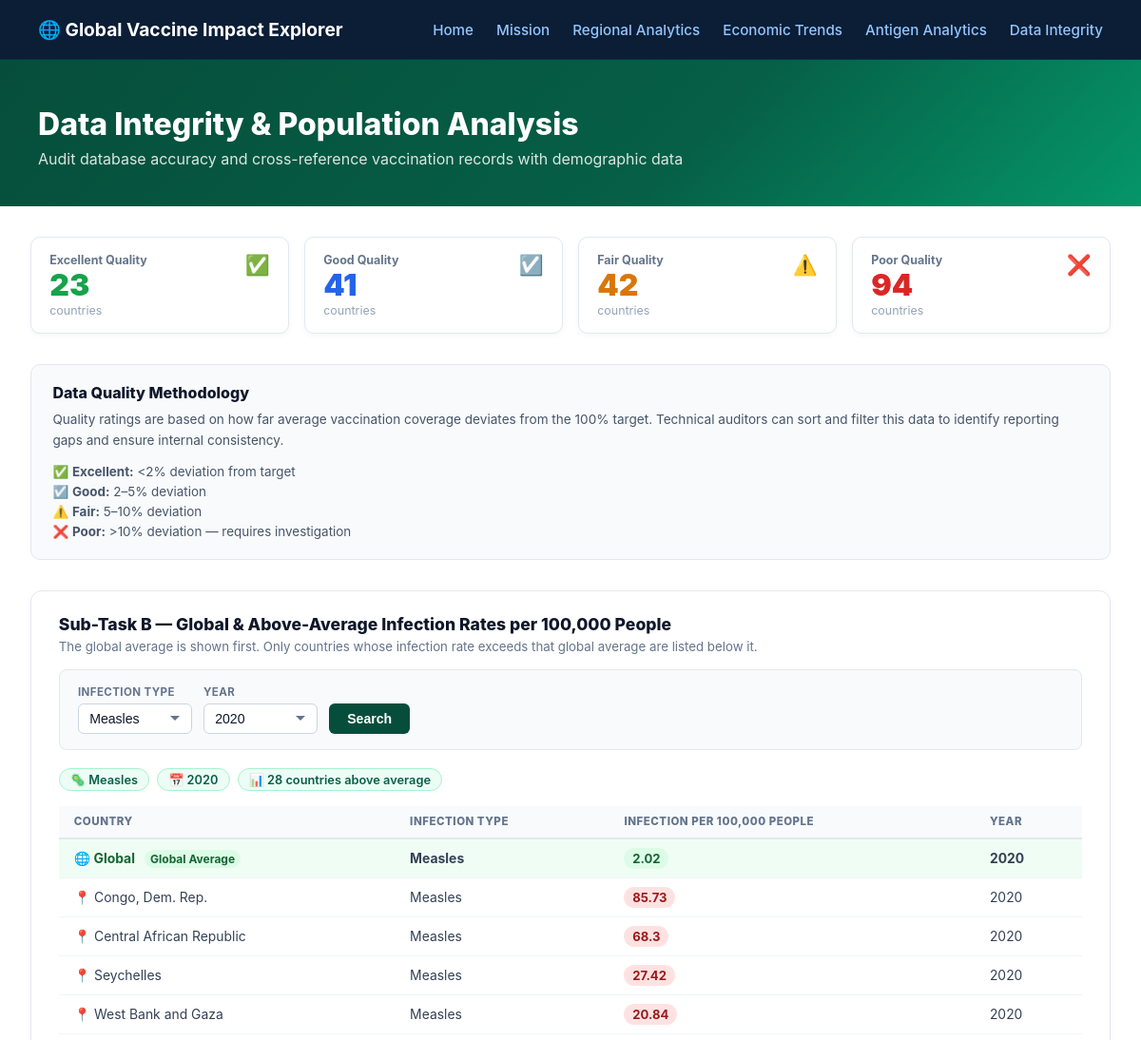
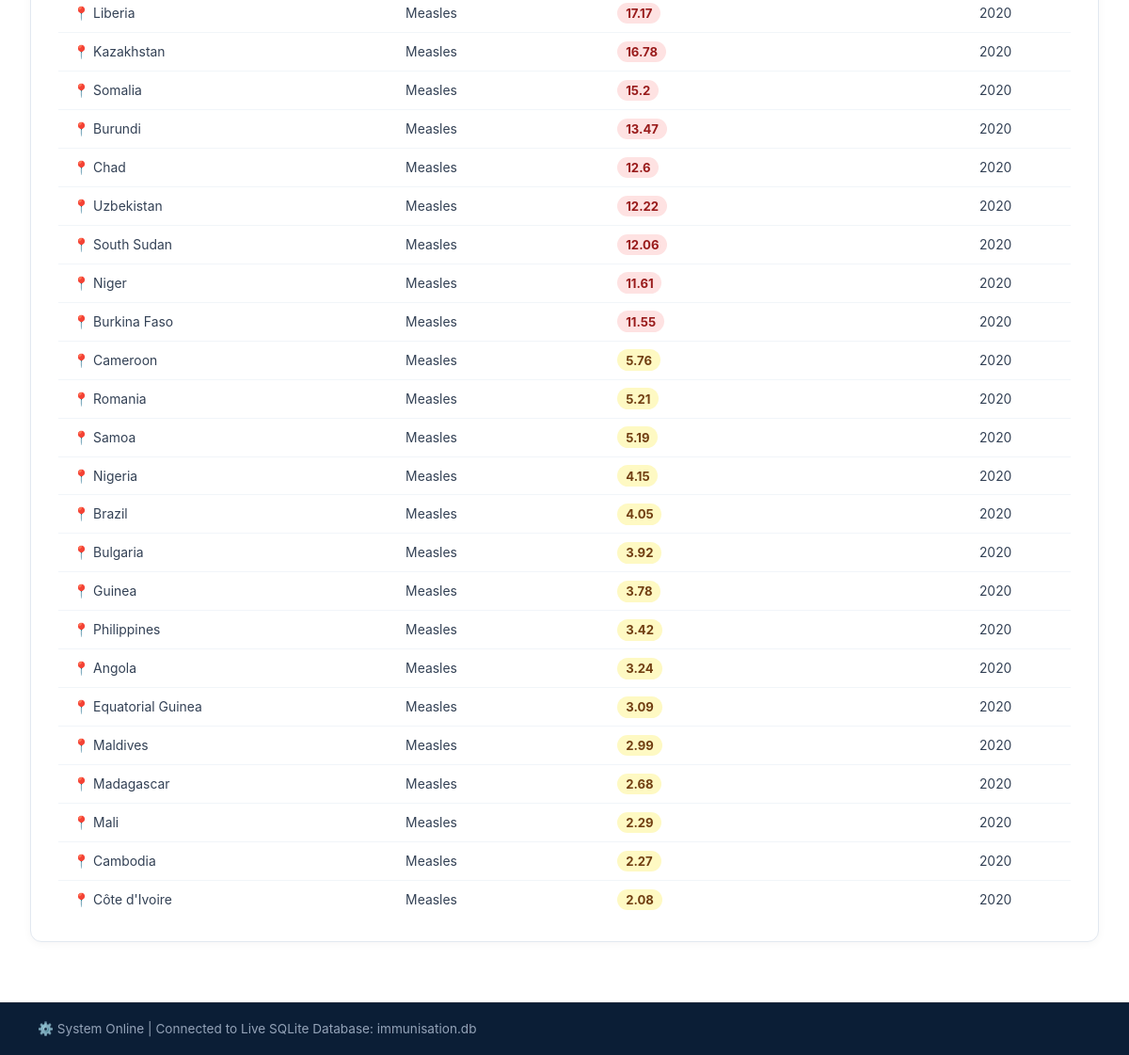
/integrity, run on the app's committed database (2 pictures, top to bottom).
### tables this page shows
CREATE TABLE Infection_Type (id TEXT (3) PRIMARY KEY UNIQUE NOT NULL, description TEXT (10) NOT NULL);

### app.py (the view, shortened to what this page needs)
@app.route('/integrity', methods=['GET', 'POST'])
def integrity():
    years       = query_db("SELECT DISTINCT year AS Year FROM InfectionData ORDER BY year DESC;")
    diseases    = query_db("SELECT DISTINCT description AS Disease FROM Infection_Type ORDER BY description;")
    audit_years = query_db("SELECT DISTINCT year AS Year FROM Vaccination ORDER BY year DESC;")
    if request.method == 'POST':
        sel_year       = request.form.get('year',       '2020')
        sel_disease    = request.form.get('disease',    'Measles')
        sel_quality    = request.form.get('quality',    '')
        sel_audit_year = request.form.get('audit_year', '2024')
        sort_col       = request.form.get('sort_col',   'DiscrepancyPct')
        sort_dir       = request.form.get('sort_dir',   'asc')
    else:
        sel_year       = '2020'
        sel_disease    = 'Measles'
        sel_quality    = ''
        sel_audit_year = '2024'
        sort_col       = 'DiscrepancyPct'
        sort_dir       = 'asc'
    allowed_sorts = {'Country', 'Year', 'AvgCoverage', 'DiscrepancyPct', 'Quality'}
    if sort_col not in allowed_sorts:
        sort_col = 'DiscrepancyPct'
    order_clause = f"{sort_col} {'DESC' if sort_dir == 'desc' else 'ASC'}"
    subtask_b = query_db("""
        SELECT
            'Global'       AS Country,
            it.description AS InfectionType,
            ROUND(AVG((i.cases * 100000.0) / cp.population), 2) AS RatePer100k,
            i.year         AS Year,
            0              AS is_country
        FROM  InfectionData i
        JOIN  Infection_Type    it ON i.inf_type = it.id
        JOIN  CountryPopulation cp ON i.country  = cp.country AND i.year = cp.year
        WHERE it.description = ? AND i.year = ? AND cp.population > 0

        UNION ALL

        SELECT
            c.name         AS Country,
            it.description AS InfectionType,
            ROUND((i.cases * 100000.0) / cp.population, 2) AS RatePer100k,
            i.year         AS Year,
            1              AS is_country
        FROM  InfectionData i
        JOIN  Country           c  ON i.country = c.CountryID
        JOIN  Infection_Type    it ON i.inf_type = it.id
        JOIN  CountryPopulation cp ON i.country  = cp.country AND i.year = cp.year
        WHERE it.description = ?
          AND i.year         = ?
          AND cp.population  > 0
          AND (i.cases * 100000.0) / cp.population > (
              SELECT AVG((s.cases * 100000.0) / sp.population)
              FROM   InfectionData s
              JOIN   CountryPopulation sp ON s.country = sp.country AND s.year = sp.year
              JOIN   Infection_Type   sit ON s.inf_type = sit.id
              WHERE  sit.description = ? AND s.year = ? AND sp.population > 0
          )
        ORDER BY is_country ASC, RatePer100k DESC;
    """, [sel_disease, int(sel_year),
          sel_disease, int(sel_year),
          sel_disease, int(sel_year)])
    quality_filter = ""
    audit_params   = [int(sel_audit_year)]
    audit_records = query_db(f"""
        SELECT
            c.name                                             AS Country,
            v.year                                             AS Year,
            ROUND(AVG(CAST(v.coverage AS REAL)), 1)            AS AvgCoverage,
            ROUND(ABS(100 - AVG(CAST(v.coverage AS REAL))), 1) AS DiscrepancyPct,
            CASE
                WHEN ABS(100 - AVG(CAST(v.coverage AS REAL))) < 2  THEN 'Excellent'
                WHEN ABS(100 - AVG(CAST(v.coverage AS REAL))) < 5  THEN 'Good'
                WHEN ABS(100 - AVG(CAST(v.coverage AS REAL))) < 10 THEN 'Fair'
                ELSE 'Poor'
            END AS Quality
        FROM  Vaccination v
        JOIN  Country c ON v.country = c.CountryID
        WHERE v.year = ?
          AND v.coverage != '' AND v.coverage IS NOT NULL
          AND CAST(v.coverage AS REAL) > 0
        GROUP BY v.country, v.year
        {quality_filter}
        ORDER BY {order_clause};
    """, audit_params)
    quality_counts_rows = query_db("""
        SELECT Quality, COUNT(*) AS cnt FROM (
            SELECT CASE
                WHEN ABS(100 - AVG(CAST(v.coverage AS REAL))) < 2  THEN 'Excellent'
                WHEN ABS(100 - AVG(CAST(v.coverage AS REAL))) < 5  THEN 'Good'
                WHEN ABS(100 - AVG(CAST(v.coverage AS REAL))) < 10 THEN 'Fair'
                ELSE 'Poor'
            END AS Quality
            FROM Vaccination v
            WHERE v.year = ?
              AND v.coverage != '' AND v.coverage IS NOT NULL
              AND CAST(v.coverage AS REAL) > 0
            GROUP BY v.country
        )
        GROUP BY Quality
        ORDER BY CASE Quality
            WHEN 'Excellent' THEN 1 WHEN 'Good' THEN 2
            WHEN 'Fair'      THEN 3 WHEN 'Poor' THEN 4
        END;
    """, [int(sel_audit_year)])
    qc = {row['Quality']: row['cnt'] for row in quality_counts_rows}
    return render_template('integrity.html',
        years=years, diseases=diseases, audit_years=audit_years,
        subtask_b=subtask_b,
        audit_records=audit_records,
        quality_counts=qc,          # ← this was missing from your old route
        sel_year=sel_year,
        sel_disease=sel_disease,
        sel_quality=sel_quality,
        sel_audit_year=sel_audit_year,
        sort_col=sort_col,
        sort_dir=sort_dir,
    )

### app.py (called while the page is built)
def query_db(query, args=(), one=False):
    conn = sqlite3.connect(DB_FILE)
    conn.row_factory = sqlite3.Row
    cur = conn.cursor()
    cur.execute(query, args)
    rv = cur.fetchall()
    conn.close()
    return (rv[0] if rv else None) if one else rv

### templates/integrity.html (shortened to what this page needs)
{% extends "base.html" %}
{% block content %}
<div class="int-hero">
   <h1>Data Integrity &amp; Population Analysis</h1>
   <p>Audit database accuracy and cross-reference vaccination records with demographic data</p>
</div>
<div class="int-body">
   <div class="quality-cards">
       <div class="qcard qcard-excellent">
           <div class="qcard-left">
               <div class="qcard-label">Excellent Quality</div>
               <div class="qcard-value">{{ quality_counts.get('Excellent', 0) }}</div>
               <div class="qcard-sub">countries</div>
           </div>
           <div class="qcard-icon">✅</div>
       </div>
       <div class="qcard qcard-good">
           <div class="qcard-left">
               <div class="qcard-label">Good Quality</div>
               <div class="qcard-value">{{ quality_counts.get('Good', 0) }}</div>
               <div class="qcard-sub">countries</div>
           </div>
           <div class="qcard-icon">☑️</div>
       </div>
       <div class="qcard qcard-fair">
           <div class="qcard-left">
               <div class="qcard-label">Fair Quality</div>
               <div class="qcard-value">{{ quality_counts.get('Fair', 0) }}</div>
               <div class="qcard-sub">countries</div>
           </div>
           <div class="qcard-icon">⚠️</div>
       </div>
       <div class="qcard qcard-poor">
           <div class="qcard-left">
               <div class="qcard-label">Poor Quality</div>
               <div class="qcard-value">{{ quality_counts.get('Poor', 0) }}</div>
               <div class="qcard-sub">countries</div>
           </div>
           <div class="qcard-icon">❌</div>
       </div>
   </div>
   <div class="methodology-box">
       <h3>Data Quality Methodology</h3>
       <p>Quality ratings are based on how far average vaccination coverage deviates from the 100% target. Technical auditors can sort and filter this data to identify reporting gaps and ensure internal consistency.</p>
       <ul>
           <li>✅ <strong>Excellent:</strong> &lt;2% deviation from target</li>
           <li>☑️ <strong>Good:</strong> 2–5% deviation</li>
           <li>⚠️ <strong>Fair:</strong> 5–10% deviation</li>
           <li>❌ <strong>Poor:</strong> &gt;10% deviation — requires investigation</li>
       </ul>
   </div>
   <div class="section-card">
       <h2>Sub-Task B — Global &amp; Above-Average Infection Rates per 100,000 People</h2>
       <p class="sub">
           The global average is shown first. Only countries whose infection rate exceeds that global average are listed below it.
       </p>
       <form method="POST" action="/integrity">
           <div class="filter-form">
               <div class="ff-group">
                   <label>Infection Type</label>
                   <select name="disease">
                       {% for d in diseases %}
                       <option value="{{ d.Disease }}" {% if sel_disease == d.Disease %}selected{% endif %}>{{ d.Disease }}</option>
                       {% endfor %}
                   </select>
               </div>
               <div class="ff-group">
                   <label>Year</label>
                   <select name="year">
                       {% for y in years %}
                       <option value="{{ y.Year }}" {% if sel_year == y.Year|string %}selected{% endif %}>{{ y.Year }}</option>
                       {% endfor %}
                   </select>
               </div>
               <button type="submit" class="btn-run">Search</button>
           </div>
       </form>
       <div class="filter-tags">
           <span class="filter-tag">🦠 {{ sel_disease }}</span>
           <span class="filter-tag">📅 {{ sel_year }}</span>
           {% if subtask_b %}
           <span class="filter-tag">📊 {{ subtask_b|length - 1 }} countries above average</span>
           {% endif %}
       </div>
       {% if subtask_b %}
       <table class="data-table">
           <thead>
               <tr>
                   <th>Country</th>
                   <th>Infection Type</th>
                   <th>Infection per 100,000 People</th>
                   <th>Year</th>
               </tr>
           </thead>
           <tbody>
               {% for row in subtask_b %}
               <tr {% if row.is_country == 0 %}class="row-global"{% endif %}>
                   <td>
                       {% if row.is_country == 0 %}
                           🌐 <strong>{{ row.Country }}</strong>
                           <span style="font-size:.75rem;background:#dcfce7;color:#166534;padding:.1rem .4rem;border-radius:10px;margin-left:.4rem;">Global Average</span>
                       {% else %}
                           📍 {{ row.Country }}
                       {% endif %}
                   </td>
                   <td>{{ row.InfectionType }}</td>
                   <td>
                       {% if row.is_country == 0 %}
                           <span class="rate-badge rate-global">{{ row.RatePer100k }}</span>
                       {% elif row.RatePer100k > 10 %}
                           <span class="rate-badge rate-high">{{ row.RatePer100k }}</span>
                       {% else %}
                           <span class="rate-badge rate-mid">{{ row.RatePer100k }}</span>
                       {% endif %}
                   </td>
                   <td>{{ row.Year }}</td>
               </tr>
               {% endfor %}
           </tbody>
       </table>
       {% else %}
       <div class="empty-state">
           <span>🔍</span>
           No data found for {{ sel_disease }} in {{ sel_year }}.
       </div>
       {% endif %}
   </div>
</div>
{% endblock %}

### static/style.css (style rules this page uses)
body { font-family: 'Inter', Arial, sans-serif; background-color: #ffffff; color: #1e293b; margin: 0; padding: 0; }

### templates/integrity.html (style rules this page uses)
.int-hero { background: linear-gradient(135deg, #064e3b 0%, #065f46 60%, #059669 100%); padding: 3rem 2.5rem 2.5rem; color: #fff; }
.int-hero h1 { margin: 0 0 .4rem; font-size: 2rem; font-weight: 800; }
.int-hero p { margin: 0; opacity: .85; font-size: 1rem; }
.int-body { max-width: 1200px; margin: 2rem auto; padding: 0 2rem; }
.quality-cards { display: grid; grid-template-columns: repeat(4, 1fr); gap: 1rem; margin-bottom: 2rem; }
.qcard { background: #fff; border: 1px solid #e2e8f0; border-radius: 10px; padding: 1rem 1.2rem; display: flex; justify-content: space-between; align-items: flex-start; box-shadow: 0 2px 6px rgba(0,0,0,.04); }
.qcard-left .qcard-label { font-size: .78rem; font-weight: 700; color: #64748b; margin-bottom: .2rem; }
.qcard-left .qcard-value { font-size: 2rem; font-weight: 900; line-height: 1; }
.qcard-left .qcard-sub { font-size: .78rem; color: #94a3b8; margin-top: .2rem; }
.qcard-icon { font-size: 1.3rem; }
.qcard-excellent .qcard-value { color: #16a34a; }
.qcard-good .qcard-value { color: #2563eb; }
.qcard-fair .qcard-value { color: #d97706; }
.qcard-poor .qcard-value { color: #dc2626; }
.section-card { background: #fff; border: 1px solid #e2e8f0; border-radius: 12px; padding: 1.5rem 1.8rem; box-shadow: 0 2px 8px rgba(0,0,0,.04); margin-bottom: 2rem; }
.section-card h2 { margin: 0 0 .3rem; font-size: 1.1rem; font-weight: 800; color: #0f172a; }
.section-card .sub { font-size: .83rem; color: #64748b; margin: 0 0 1rem; }
.methodology-box { background: #f8fafc; border: 1px solid #e2e8f0; border-radius: 10px; padding: 1.2rem 1.4rem; margin-bottom: 2rem; }
.methodology-box h3 { margin: 0 0 .5rem; font-size: 1rem; font-weight: 800; color: #0f172a; }
.methodology-box p { margin: 0 0 .7rem; font-size: .85rem; color: #475569; line-height: 1.6; }
.methodology-box ul { margin: 0; padding-left: 0; list-style: none; }
.methodology-box li { font-size: .84rem; color: #475569; padding: .15rem 0; }
.filter-form { display: flex; flex-wrap: wrap; gap: .75rem; align-items: flex-end; background: #f8fafc; border: 1px solid #e2e8f0; border-radius: 8px; padding: 1rem 1.2rem; margin-bottom: 1.2rem; }
.ff-group { display: flex; flex-direction: column; gap: .3rem; }
.ff-group label { font-size: .72rem; font-weight: 700; text-transform: uppercase; letter-spacing: .4px; color: #64748b; }
.ff-group select { padding: .45rem .7rem; border: 1px solid #cbd5e1; border-radius: 6px; font-size: .88rem; background: #fff; color: #0f172a; min-width: 120px; appearance: none; background-repeat: no-repeat; background-position: right .7rem center; }
.btn-run { padding: .5rem 1.2rem; background: #064e3b; color: #fff; border: none; border-radius: 6px; font-weight: 700; font-size: .88rem; cursor: pointer; transition: background .2s; align-self: flex-end; }
.data-table { width: 100%; border-collapse: collapse; font-size: .87rem; }
.data-table thead tr { background: #f8fafc; border-bottom: 2px solid #e2e8f0; }
.data-table th { padding: .6rem 1rem; text-align: left; font-size: .72rem; font-weight: 800; text-transform: uppercase; letter-spacing: .5px; color: #64748b; white-space: nowrap; }
.data-table td { padding: .55rem 1rem; color: #334155; border-bottom: 1px solid #f1f5f9; vertical-align: middle; }
.data-table tbody tr:last-child td { border-bottom: none; }
.row-global td { background: #f0fdf4 !important; font-weight: 700; }
.row-global td:first-child { color: #166534; }
.rate-badge { display: inline-block; padding: .2rem .55rem; border-radius: 20px; font-size: .82rem; font-weight: 700; }
.rate-high { background: #fee2e2; color: #991b1b; }
.rate-mid { background: #fef9c3; color: #713f12; }
.rate-global { background: #dcfce7; color: #166534; }
.filter-tags { display: flex; flex-wrap: wrap; gap: .5rem; margin-bottom: 1rem; }
.filter-tag { background: #ecfdf5; border: 1px solid #a7f3d0; color: #065f46; border-radius: 20px; padding: .2rem .7rem; font-size: .8rem; font-weight: 600; }

### data on the page
Infection_Type: description "Measles", Country "Global", InfectionType "Measles", RatePer100k "2.02", Year "2020", Country "Congo, Dem. Rep.", RatePer100k "85.73", Country "Central African Republic", RatePer100k "68.3", Country "Seychelles", RatePer100k "27.42", Country "West Bank and Gaza", RatePer100k "20.84", Country "Liberia", RatePer100k "17.17", Country "Kazakhstan", RatePer100k "16.78", Country "Somalia", RatePer100k "15.2", Country "Burundi", RatePer100k "13.47", Country "Chad", RatePer100k "12.6", Country "Uzbekistan", RatePer100k "12.22", Country "South Sudan", RatePer100k "12.06", Country "Niger", RatePer100k "11.61", Country "Burkina Faso", RatePer100k "11.55", Country "Cameroon", RatePer100k "5.76", Country "Romania", RatePer100k "5.21", Country "Samoa", RatePer100k "5.19", Country "Nigeria", RatePer100k "4.15", Country "Brazil", RatePer100k "4.05", Country "Bulgaria", RatePer100k "3.92", Country "Guinea", RatePer100k "3.78", Country "Philippines", RatePer100k "3.42", Country "Angola", RatePer100k "3.24", Country "Equatorial Guinea", RatePer100k "3.09", Country "Maldives", RatePer100k "2.99", Country "Madagascar", RatePer100k "2.68", Country "Mali", RatePer100k "2.29", Country "Cambodia", RatePer100k "2.27", Country "Côte d'Ivoire", RatePer100k "2.08"

### other printed values
{{ quality_counts.get('Excellent', 0) }} "23"
{{ quality_counts.get('Good', 0) }} "41"
{{ quality_counts.get('Fair', 0) }} "42"
{{ quality_counts.get('Poor', 0) }} "94"
{{ sel_year }} "2020"
{{ subtask_b|length - 1 }} "28"
form field disease "Measles"
form field year "2020"
